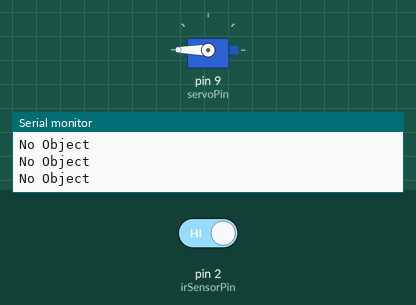
The sketch below on a simulated Arduino Uno, built with avr-gcc and run on an emulated ATmega328P. Parts: servo, the last lines printed to the serial monitor. The inputs (shaded band) are chosen by the test bench; at power-on: pin 2 (irSensorPin) HIGH.

Above: at 1.2 s.
1.3 s: pin 2 (irSensorPin) driven LOW
At 2.0 s:
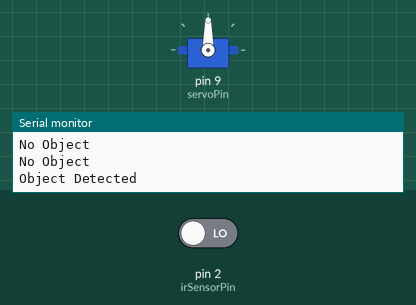
4.3 s: pin 2 (irSensorPin) driven HIGH
At 4.9 s:
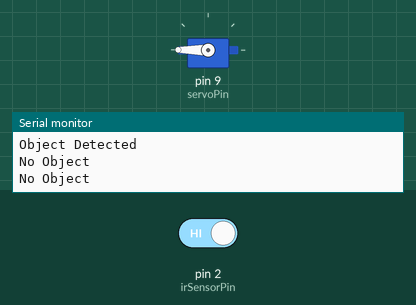
Timing chart, 0 to 7.3 s (numbered marks = the images above; inputs shaded):
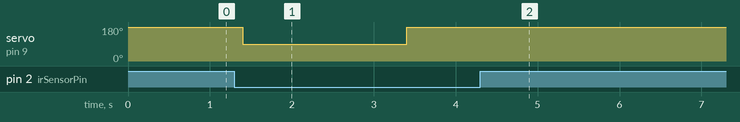

Measured:
- after the input at 1.3 s, servo on pin 9 (servoPin): 180° → 90° after 0.10 s, → 180° 2.0 s later
- after the input at 4.3 s, servo on pin 9 (servoPin): stops changing and stays 180°

The sketch:

elevator.ino
```cpp
#include <Servo.h>  // Include the Servo library

// Define pins
const int irSensorPin = 2;    // IR sensor output pin
const int servoPin = 9;       // Servo motor control pin

Servo myServo;  // Create a Servo object to control the SG90 motor

void setup() {
  pinMode(irSensorPin, INPUT);  // IR sensor as input
  myServo.attach(servoPin);     // Attach servo to pin 9
  myServo.write(180);             // Initially set the servo to 0 degrees (door closed)
  Serial.begin(9600);
}

void loop() {
  int sensorState = digitalRead(irSensorPin);

  if (sensorState == LOW) {    // Object detected
    Serial.println("Object Detected");
    myServo.write(90);          // Rotate servo to 90 degrees (open door)
    delay(2000);                // Keep door open for 5 seconds
    myServo.write(180);           // Rotate back to 0 degrees (close door)
    delay(1000);                // Add a delay to prevent repeated opening
  } else {
    Serial.println("No Object");
  }

  delay(200);
}
```
